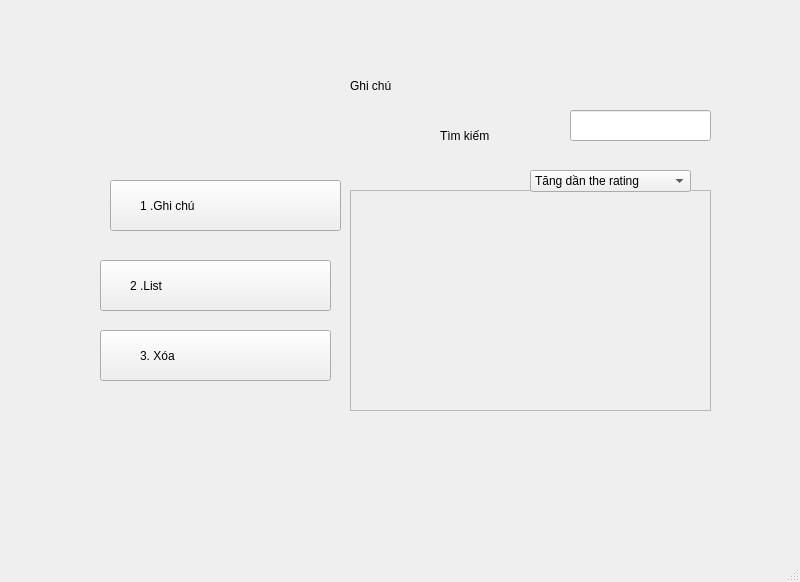
<?xml version="1.0" encoding="UTF-8"?>
<ui version="4.0">
 <class>MainWindow</class>
 <widget class="QMainWindow" name="MainWindow">
  <property name="geometry">
   <rect>
    <x>0</x>
    <y>0</y>
    <width>800</width>
    <height>582</height>
   </rect>
  </property>
  <property name="windowTitle">
   <string>MainWindow</string>
  </property>
  <widget class="QWidget" name="centralwidget">
   <widget class="QLabel" name="label_3">
    <property name="geometry">
     <rect>
      <x>440</x>
      <y>90</y>
      <width>151</width>
      <height>91</height>
     </rect>
    </property>
    <property name="styleSheet">
     <string notr="true">font: 20pt &quot;Times New Roman&quot;;</string>
    </property>
    <property name="text">
     <string>Tìm kiếm</string>
    </property>
   </widget>
   <widget class="QLabel" name="label_10">
    <property name="geometry">
     <rect>
      <x>270</x>
      <y>330</y>
      <width>71</width>
      <height>51</height>
     </rect>
    </property>
    <property name="text">
     <string/>
    </property>
    <property name="pixmap">
     <pixmap>../Downloads/icons8-trash-can-64.png</pixmap>
    </property>
   </widget>
   <widget class="QLabel" name="label_11">
    <property name="geometry">
     <rect>
      <x>350</x>
      <y>40</y>
      <width>181</width>
      <height>91</height>
     </rect>
    </property>
    <property name="styleSheet">
     <string notr="true">font: 30pt &quot;Times New Roman&quot;;</string>
    </property>
    <property name="text">
     <string>Ghi chú</string>
    </property>
   </widget>
   <widget class="QLabel" name="label_5">
    <property name="geometry">
     <rect>
      <x>140</x>
      <y>190</y>
      <width>191</width>
      <height>31</height>
     </rect>
    </property>
    <property name="styleSheet">
     <string notr="true">font: 16pt &quot;Times New Roman&quot;;</string>
    </property>
    <property name="text">
     <string>1 .Ghi chú</string>
    </property>
   </widget>
   <widget class="QLabel" name="label_7">
    <property name="geometry">
     <rect>
      <x>270</x>
      <y>260</y>
      <width>71</width>
      <height>51</height>
     </rect>
    </property>
    <property name="text">
     <string/>
    </property>
    <property name="pixmap">
     <pixmap>../Downloads/icons8-setting-64.png</pixmap>
    </property>
   </widget>
   <widget class="QLabel" name="label_6">
    <property name="geometry">
     <rect>
      <x>130</x>
      <y>270</y>
      <width>191</width>
      <height>31</height>
     </rect>
    </property>
    <property name="styleSheet">
     <string notr="true">font: 16pt &quot;Times New Roman&quot;;</string>
    </property>
    <property name="text">
     <string>2 .List</string>
    </property>
   </widget>
   <widget class="QLineEdit" name="lineEdit">
    <property name="geometry">
     <rect>
      <x>570</x>
      <y>110</y>
      <width>141</width>
      <height>31</height>
     </rect>
    </property>
   </widget>
   <widget class="QLabel" name="label_8">
    <property name="geometry">
     <rect>
      <x>140</x>
      <y>340</y>
      <width>191</width>
      <height>31</height>
     </rect>
    </property>
    <property name="styleSheet">
     <string notr="true">font: 16pt &quot;Times New Roman&quot;;</string>
    </property>
    <property name="text">
     <string>3. Xóa</string>
    </property>
   </widget>
   <widget class="QPushButton" name="pushButton">
    <property name="geometry">
     <rect>
      <x>110</x>
      <y>180</y>
      <width>231</width>
      <height>51</height>
     </rect>
    </property>
    <property name="text">
     <string/>
    </property>
   </widget>
   <widget class="QLabel" name="label_2">
    <property name="geometry">
     <rect>
      <x>350</x>
      <y>180</y>
      <width>81</width>
      <height>51</height>
     </rect>
    </property>
    <property name="text">
     <string/>
    </property>
    <property name="pixmap">
     <pixmap>../Downloads/archive_FILL0_wght400_GRAD0_opsz48.png</pixmap>
    </property>
   </widget>
   <widget class="QLabel" name="label_9">
    <property name="geometry">
     <rect>
      <x>80</x>
      <y>20</y>
      <width>661</width>
      <height>431</height>
     </rect>
    </property>
    <property name="text">
     <string/>
    </property>
    <property name="pixmap">
     <pixmap>../tải-xuống.png</pixmap>
    </property>
    <property name="scaledContents">
     <bool>true</bool>
    </property>
   </widget>
   <widget class="QScrollArea" name="scrollArea">
    <property name="geometry">
     <rect>
      <x>350</x>
      <y>190</y>
      <width>361</width>
      <height>221</height>
     </rect>
    </property>
    <property name="widgetResizable">
     <bool>true</bool>
    </property>
    <widget class="QWidget" name="scrollAreaWidgetContents">
     <property name="geometry">
      <rect>
       <x>0</x>
       <y>0</y>
       <width>359</width>
       <height>219</height>
      </rect>
     </property>
    </widget>
   </widget>
   <widget class="QComboBox" name="comboBox">
    <property name="geometry">
     <rect>
      <x>530</x>
      <y>170</y>
      <width>161</width>
      <height>22</height>
     </rect>
    </property>
    <item>
     <property name="text">
      <string>Tăng dần the rating</string>
     </property>
    </item>
    <item>
     <property name="text">
      <string>Giảm dần theo rating</string>
     </property>
    </item>
   </widget>
   <widget class="QPushButton" name="pushButton_2">
    <property name="geometry">
     <rect>
      <x>100</x>
      <y>260</y>
      <width>231</width>
      <height>51</height>
     </rect>
    </property>
    <property name="text">
     <string/>
    </property>
   </widget>
   <widget class="QPushButton" name="pushButton_3">
    <property name="geometry">
     <rect>
      <x>100</x>
      <y>330</y>
      <width>231</width>
      <height>51</height>
     </rect>
    </property>
    <property name="text">
     <string/>
    </property>
   </widget>
   <zorder>label_9</zorder>
   <zorder>pushButton_2</zorder>
   <zorder>pushButton_3</zorder>
   <zorder>pushButton</zorder>
   <zorder>label_3</zorder>
   <zorder>label_10</zorder>
   <zorder>label_11</zorder>
   <zorder>label_5</zorder>
   <zorder>label_7</zorder>
   <zorder>label_6</zorder>
   <zorder>lineEdit</zorder>
   <zorder>label_8</zorder>
   <zorder>label_2</zorder>
   <zorder>scrollArea</zorder>
   <zorder>comboBox</zorder>
  </widget>
  <widget class="QMenuBar" name="menubar">
   <property name="geometry">
    <rect>
     <x>0</x>
     <y>0</y>
     <width>800</width>
     <height>26</height>
    </rect>
   </property>
  </widget>
  <widget class="QStatusBar" name="statusbar"/>
 </widget>
 <resources/>
 <connections/>
</ui>
